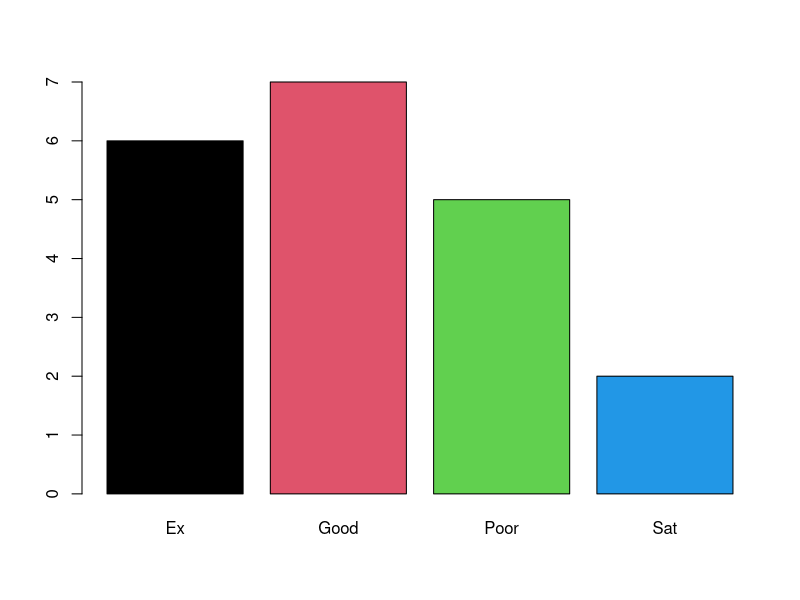
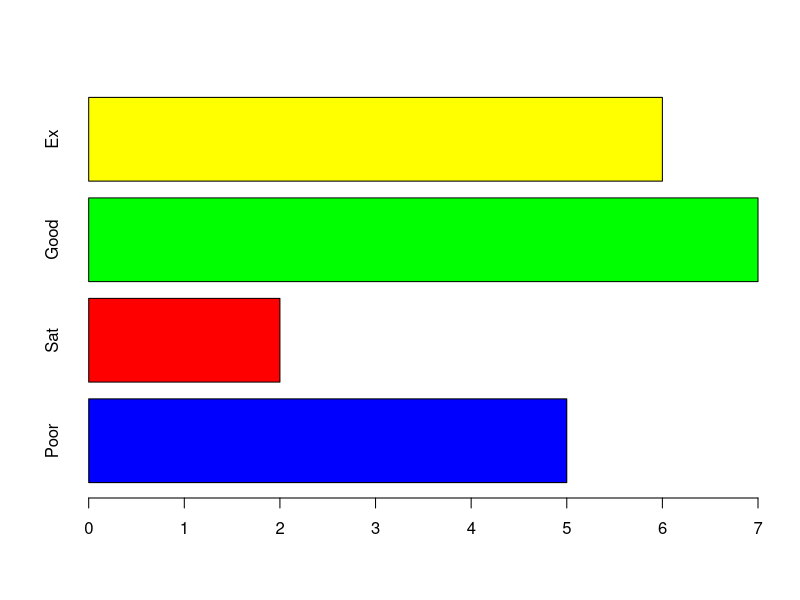

Here is the R script that generated these plots, in order:


#factors
(gender= sample(c('M','F'), size = 20, replace = T))
summary(gender)
genderF = factor(gender)
summary(genderF)
genderF

(likscale = sample(c('Ex','Good','Sat','Poor'), size = 20,replace = T))
summary(likscale)
class(likscale)
likscaleF = factor(likscale)
summary(likscaleF)
class(likscaleF)
likscaleOF = factor(likscale, ordered = T, levels = c('Poor','Sat','Good','Ex'))
summary(likscaleOF)
likscaleOF
barplot(table(likscaleF), col = 1:4)
barplot(table(likscaleOF), col = (c('blue','red','green','yellow')), horiz = T)
